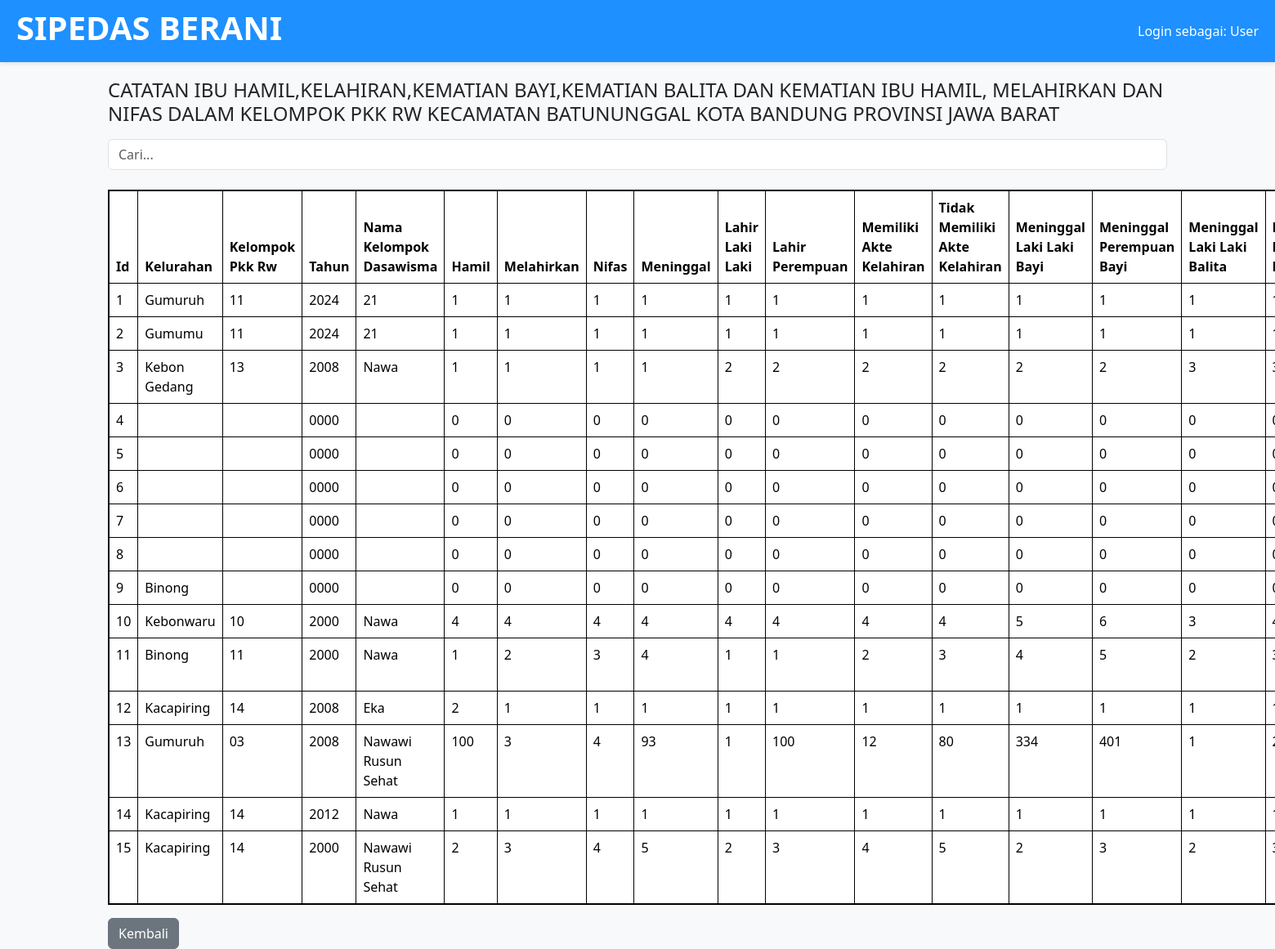
Screenshot of /view_data_hamil_per_rw.php with the database file from the repository.
### tables this page shows
CREATE TABLE `form_rekap_bumil_rw` (
  `id` int(11) NOT NULL,
  `kelurahan` varchar(100) DEFAULT NULL,
  `kelompok_pkk_rw` varchar(100) DEFAULT NULL,
  `tahun` year(4) DEFAULT NULL,
  `nama_kelompok_dasawisma` varchar(100) DEFAULT NULL,
  `hamil` int(11) DEFAULT 0,
  `melahirkan` int(11) DEFAULT 0,
  `nifas` int(11) DEFAULT 0,
  `meninggal` int(11) DEFAULT 0,
  `lahir_laki_laki` int(11) DEFAULT 0,
  `lahir_perempuan` int(11) DEFAULT 0,
  `memiliki_akte_kelahiran` int(11) DEFAULT 0,
  `tidak_memiliki_akte_kelahiran` int(11) DEFAULT 0,
  `meninggal_laki_laki_bayi` int(11) DEFAULT 0,
  `meninggal_perempuan_bayi` int(11) DEFAULT 0,
  `meninggal_laki_laki_balita` int(11) DEFAULT 0,
  `meninggal_perempuan_balita` int(11) DEFAULT 0,
  `keterangan` text DEFAULT NULL
);

### view_data_hamil_per_rw.php (the view, shortened to what this page needs)
<?php
include 'connect.php';
$sql = "SELECT * FROM form_rekap_bumil_rw";
$result = $conn->query($sql);
?>
<!DOCTYPE html>
<html lang="en">
<head>
    <link rel="stylesheet" href="css/bootstrap.min.css">
    <link rel="stylesheet" href="css/styles.css">
</head>
<body class="bg-light">
    <header class="header">
        <div class="header-left">
            <h1>SIPEDAS BERANI</h1>
        </div>
        <div class="header-right">
            <span>Login sebagai: User</span>
        </div>
    </header>
    <div class="container mt-5">
        <h4 class="mt-5">CATATAN IBU HAMIL,KELAHIRAN,KEMATIAN BAYI,KEMATIAN BALITA DAN KEMATIAN IBU HAMIL, MELAHIRKAN DAN NIFAS DALAM KELOMPOK PKK RW KECAMATAN BATUNUNGGAL KOTA BANDUNG PROVINSI JAWA BARAT</h4>
        <input type="text" id="search_bar" placeholder="Cari..." class="form-control mt-3" onkeyup="filterTable()" style="margin-top: 40px;">
        <table class="table table-bordered mt-4" id="data-Table" style="border: 2px solid black;">
            <thead>
                <tr>
                    <th>Id</th>
                    <th>Kelurahan</th>
                    <th>Kelompok Pkk Rw</th>
                    <th>Tahun</th>
                    <th>Nama Kelompok Dasawisma</th>
                    <th>Hamil</th>
                    <th>Melahirkan</th>
                    <th>Nifas</th>
                    <th>Meninggal</th>
                    <th>Lahir Laki Laki</th>
                    <th>Lahir Perempuan</th>
                    <th>Memiliki Akte Kelahiran</th>
                    <th>Tidak Memiliki Akte Kelahiran</th>
                    <th>Meninggal Laki Laki Bayi</th>
                    <th>Meninggal Perempuan Bayi</th>
                    <th>Meninggal Laki Laki Balita</th>
                    <th>Meninggal Perempuan Balita</th>
                </tr>
            </thead>
            <tbody>
                <?php if ($result->num_rows > 0): ?>
                    <?php while($row = $result->fetch_assoc()): ?>
                        <tr>
                            <td><?php echo $row['id']; ?></td>
                            <td><?php echo $row['kelurahan']; ?></td>
                            <td><?php echo $row['kelompok_pkk_rw']; ?></td>
                            <td><?php echo $row['tahun']; ?></td>
                            <td><?php echo $row['nama_kelompok_dasawisma']; ?></td>
                            <td><?php echo $row['hamil']; ?></td>
                            <td><?php echo $row['melahirkan']; ?></td>
                            <td><?php echo $row['nifas']; ?></td>
                            <td><?php echo $row['meninggal']; ?></td>
                            <td><?php echo $row['lahir_laki_laki']; ?></td>
                            <td><?php echo $row['lahir_perempuan']; ?></td>
                            <td><?php echo $row['memiliki_akte_kelahiran']; ?></td>
                            <td><?php echo $row['tidak_memiliki_akte_kelahiran']; ?></td>
                            <td><?php echo $row['meninggal_laki_laki_bayi']; ?></td>
                            <td><?php echo $row['meninggal_perempuan_bayi']; ?></td>
                            <td><?php echo $row['meninggal_laki_laki_balita']; ?></td>
                            <td><?php echo $row['meninggal_perempuan_balita']; ?></td>
                        </tr>
                    <?php endwhile; ?>
                <?php else: ?>
                    <tr>
                        <td colspan="30" class="text-center">Tidak ada data</td>
                    </tr>
                <?php endif; ?>
            </tbody>
        </table>
        <a href="mainmenu.php" class="btn btn-secondary">Kembali</a>
    </div>
</body>
</html>

### css/styles.css (style rules this page uses)
:root { --white: #ffffff; --blue: #1e90ff; }
body { background-color: #f8f9fa; display: flex; justify-content: center; align-items: center; }
.header { background-color: var(--blue); color: white; position: fixed; top: 0; left: 0; right: 0; padding: 10px 20px; box-shadow: 0 2px 5px rgba(0, 0, 0, 0.1); z-index: 1001; display: flex; justify-content: space-between; align-items: center; }
.header-left { flex: 1; }
.header-right { margin-left: 20px; font-weight: 500; }
.header h1 { font-weight: 700; }

### rows the page displays
form_rekap_bumil_rw: id "1", kelurahan "Gumuruh", kelompok_pkk_rw "11", tahun "2024", nama_kelompok_dasawisma "21", hamil "1", melahirkan "1", nifas "1", meninggal "1", lahir_laki_laki "1", lahir_perempuan "1", memiliki_akte_kelahiran "1", tidak_memiliki_akte_kelahiran "1", meninggal_laki_laki_bayi "1", meninggal_perempuan_bayi "1", meninggal_laki_laki_balita "1"
form_rekap_bumil_rw: id "2", kelurahan "Gumumu", kelompok_pkk_rw "11", tahun "2024", nama_kelompok_dasawisma "21", hamil "1", melahirkan "1", nifas "1", meninggal "1", lahir_laki_laki "1", lahir_perempuan "1", memiliki_akte_kelahiran "1", tidak_memiliki_akte_kelahiran "1", meninggal_laki_laki_bayi "1", meninggal_perempuan_bayi "1", meninggal_laki_laki_balita "1"
form_rekap_bumil_rw: id "3", kelurahan "Kebon Gedang", kelompok_pkk_rw "13", tahun "2008", nama_kelompok_dasawisma "Nawa", hamil "1", melahirkan "1", nifas "1", meninggal "1", lahir_laki_laki "2", lahir_perempuan "2", memiliki_akte_kelahiran "2", tidak_memiliki_akte_kelahiran "2", meninggal_laki_laki_bayi "2", meninggal_perempuan_bayi "2", meninggal_laki_laki_balita "3"
form_rekap_bumil_rw: id "4", tahun "0000", hamil "0", melahirkan "0", nifas "0", meninggal "0", lahir_laki_laki "0", lahir_perempuan "0", memiliki_akte_kelahiran "0", tidak_memiliki_akte_kelahiran "0", meninggal_laki_laki_bayi "0", meninggal_perempuan_bayi "0", meninggal_laki_laki_balita "0"
form_rekap_bumil_rw: id "5", tahun "0000", hamil "0", melahirkan "0", nifas "0", meninggal "0", lahir_laki_laki "0", lahir_perempuan "0", memiliki_akte_kelahiran "0", tidak_memiliki_akte_kelahiran "0", meninggal_laki_laki_bayi "0", meninggal_perempuan_bayi "0", meninggal_laki_laki_balita "0"
form_rekap_bumil_rw: id "6", tahun "0000", hamil "0", melahirkan "0", nifas "0", meninggal "0", lahir_laki_laki "0", lahir_perempuan "0", memiliki_akte_kelahiran "0", tidak_memiliki_akte_kelahiran "0", meninggal_laki_laki_bayi "0", meninggal_perempuan_bayi "0", meninggal_laki_laki_balita "0"
form_rekap_bumil_rw: id "7", tahun "0000", hamil "0", melahirkan "0", nifas "0", meninggal "0", lahir_laki_laki "0", lahir_perempuan "0", memiliki_akte_kelahiran "0", tidak_memiliki_akte_kelahiran "0", meninggal_laki_laki_bayi "0", meninggal_perempuan_bayi "0", meninggal_laki_laki_balita "0"
form_rekap_bumil_rw: id "8", tahun "0000", hamil "0", melahirkan "0", nifas "0", meninggal "0", lahir_laki_laki "0", lahir_perempuan "0", memiliki_akte_kelahiran "0", tidak_memiliki_akte_kelahiran "0", meninggal_laki_laki_bayi "0", meninggal_perempuan_bayi "0", meninggal_laki_laki_balita "0"
form_rekap_bumil_rw: id "9", kelurahan "Binong", tahun "0000", hamil "0", melahirkan "0", nifas "0", meninggal "0", lahir_laki_laki "0", lahir_perempuan "0", memiliki_akte_kelahiran "0", tidak_memiliki_akte_kelahiran "0", meninggal_laki_laki_bayi "0", meninggal_perempuan_bayi "0", meninggal_laki_laki_balita "0"
form_rekap_bumil_rw: id "10", kelurahan "Kebonwaru", kelompok_pkk_rw "10", tahun "2000", nama_kelompok_dasawisma "Nawa", hamil "4", melahirkan "4", nifas "4", meninggal "4", lahir_laki_laki "4", lahir_perempuan "4", memiliki_akte_kelahiran "4", tidak_memiliki_akte_kelahiran "4", meninggal_laki_laki_bayi "5", meninggal_perempuan_bayi "6", meninggal_laki_laki_balita "3"
form_rekap_bumil_rw: id "11", kelurahan "Binong", kelompok_pkk_rw "11", tahun "2000", nama_kelompok_dasawisma "Nawa", hamil "1", melahirkan "2", nifas "3", meninggal "4", lahir_laki_laki "1", lahir_perempuan "1", memiliki_akte_kelahiran "2", tidak_memiliki_akte_kelahiran "3", meninggal_laki_laki_bayi "4", meninggal_perempuan_bayi "5", meninggal_laki_laki_balita "2"
form_rekap_bumil_rw: id "12", kelurahan "Kacapiring", kelompok_pkk_rw "14", tahun "2008", nama_kelompok_dasawisma "Eka", hamil "2", melahirkan "1", nifas "1", meninggal "1", lahir_laki_laki "1", lahir_perempuan "1", memiliki_akte_kelahiran "1", tidak_memiliki_akte_kelahiran "1", meninggal_laki_laki_bayi "1", meninggal_perempuan_bayi "1", meninggal_laki_laki_balita "1"
form_rekap_bumil_rw: id "13", kelurahan "Gumuruh", kelompok_pkk_rw "03", tahun "2008", nama_kelompok_dasawisma "Nawawi Rusun Sehat", hamil "100", melahirkan "3", nifas "4", meninggal "93", lahir_laki_laki "1", lahir_perempuan "100", memiliki_akte_kelahiran "12", tidak_memiliki_akte_kelahiran "80", meninggal_laki_laki_bayi "334", meninggal_perempuan_bayi "401", meninggal_laki_laki_balita "1"
form_rekap_bumil_rw: id "14", kelurahan "Kacapiring", kelompok_pkk_rw "14", tahun "2012", nama_kelompok_dasawisma "Nawa", hamil "1", melahirkan "1", nifas "1", meninggal "1", lahir_laki_laki "1", lahir_perempuan "1", memiliki_akte_kelahiran "1", tidak_memiliki_akte_kelahiran "1", meninggal_laki_laki_bayi "1", meninggal_perempuan_bayi "1", meninggal_laki_laki_balita "1"
form_rekap_bumil_rw: id "15", kelurahan "Kacapiring", kelompok_pkk_rw "14", tahun "2000", nama_kelompok_dasawisma "Nawawi Rusun Sehat", hamil "2", melahirkan "3", nifas "4", meninggal "5", lahir_laki_laki "2", lahir_perempuan "3", memiliki_akte_kelahiran "4", tidak_memiliki_akte_kelahiran "5", meninggal_laki_laki_bayi "2", meninggal_perempuan_bayi "3", meninggal_laki_laki_balita "2"
